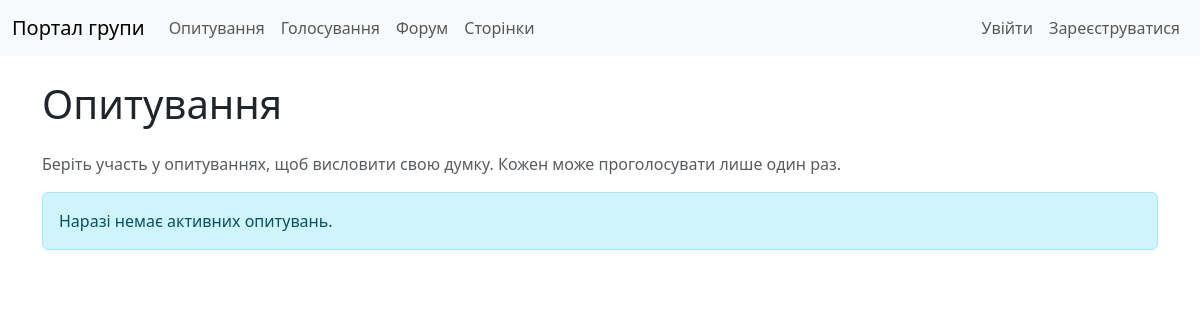
/polls/, run on an earlier commit of the app's database.
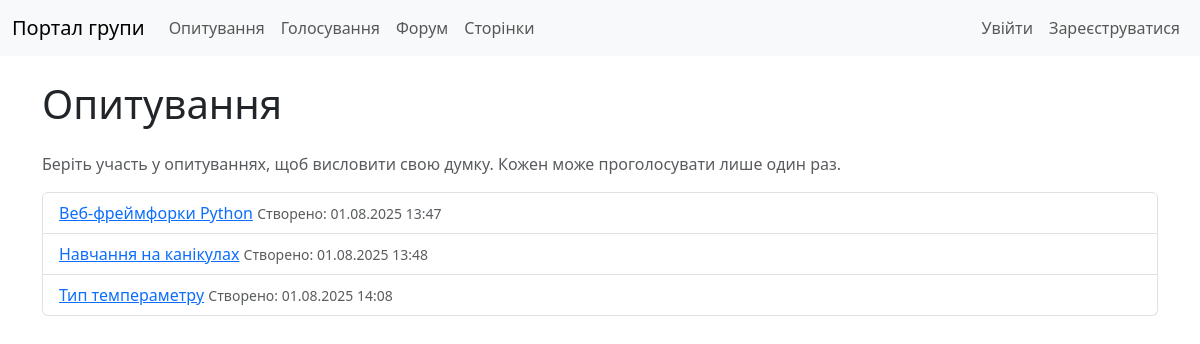
And on a later commit of the database.
### polls/models.py (models this page shows, shortened)
class Poll(models.Model):
    title = models.CharField(max_length=200)
    description = models.TextField(blank=True, null=True)
    created_by = models.ForeignKey(User, on_delete=models.CASCADE, related_name='polls')
    created_at = models.DateTimeField(auto_now_add=True)
    is_active = models.BooleanField(default=True)
    class Meta:
        verbose_name = 'Poll'
        verbose_name_plural = 'Polls'

### polls/views.py (the view)
# urls.py: path('', views.PollListView.as_view(), name='poll_list'),
class PollListView(ListView):
    model = Poll
    template_name = 'polls/poll_list.html'
    context_object_name = 'polls'
    def get_queryset(self):
        return Poll.objects.filter(is_active=True)

### templates/polls/poll_list.html (shortened to what this page needs)
{% extends 'base.html' %}
{% block content %}
    <h1 class="my-4">Опитування</h1>
    <p class="text-muted">Беріть участь у опитуваннях, щоб висловити свою думку. Кожен може проголосувати лише один раз.</p>
    {% if polls %}
        <ul class="list-group mb-4">
            {% for poll in polls %}
                <li class="list-group-item">
                    <a href="{% url 'polls:poll_detail' poll.pk %}">{{ poll.title }}</a>
                    <small class="text-muted">Створено: {{ poll.created_at|date:"d.m.Y H:i" }}</small>
                </li>
            {% endfor %}
        </ul>
    {% else %}
        <p class="alert alert-info">Наразі немає активних опитувань.</p>
    {% endif %}
{% endblock %}

What changed in the data, as far as the page shows it:
added Poll: title "Веб-фреймфорки Python", created_at "01.08.2025 13:47"
added Poll: title "Навчання на канікулах", created_at "01.08.2025 13:48"
added Poll: title "Тип темпераметру", created_at "01.08.2025 14:08"
Also different on the page:
text no longer shown: "Наразі немає активних опитувань."
